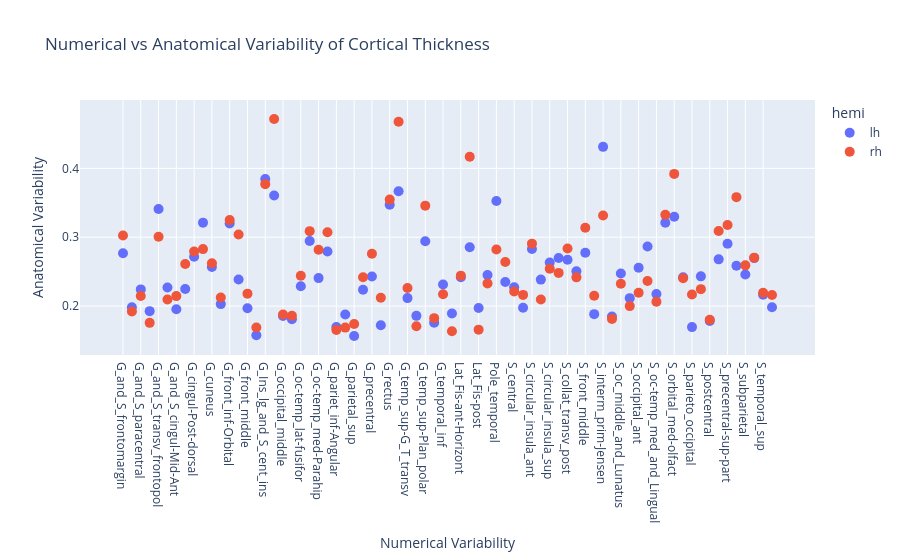

Write notebook code for a chart like this one.
### Code cell
# filter out the ROIs eTIV and MeanThickness
r_na = r_na[~r_na.ROI.isin(["eTIV", "MeanThickness", "BrainSegVolNotVent"])]

fig = px.scatter(
    r_na,
    x="ROI",
    y="r",
    color="hemi",
    title="Numerical vs Anatomical Variability of Cortical Thickness",
).update_traces(marker=dict(size=10)).update_layout(
    xaxis_title="Numerical Variability", yaxis_title="Anatomical Variability"
)
print_figure(fig, "thickness_r_na.png")

### Figure 1 — Plotly figure (JSON) as saved in the notebook; plotly's stock layout.template omitted (floating-point values rounded to 4 significant figures)
{"data": [{"hovertemplate": "hemi=lh<br>ROI=%{x}<br>r=%{y}<extra></extra>", "legendgroup": "lh", "marker": {"color": "#636efa", "size": 10, "symbol": "circle"}, "mode": "markers", "name": "lh", "orientation": "v", "showlegend": true, "type": "scatter", "x": ["G_and_S_frontomargin", "G_and_S_occipital_inf", "G_and_S_paracentral", "G_and_S_subcentral", "G_and_S_transv_frontopol", "G_and_S_cingul-Ant", "G_and_S_cingul-Mid-Ant", "G_and_S_cingul-Mid-Post", "G_cingul-Post-dorsal", "G_cingul-Post-ventral", "G_cuneus", "G_front_inf-Opercular", "G_front_inf-Orbital", "G_front_inf-Triangul", "G_front_middle", "G_front_sup", "G_Ins_lg_and_S_cent_ins", "G_insular_short", "G_occipital_middle", "G_occipital_sup", "G_oc-temp_lat-fusifor", "G_oc-temp_med-Lingual", "G_oc-temp_med-Parahip", "G_orbital", "G_pariet_inf-Angular", "G_pariet_inf-Supramar", "G_parietal_sup", "G_postcentral", "G_precentral", "G_precuneus", "G_rectus", "G_subcallosal", "G_temp_sup-G_T_transv", "G_temp_sup-Lateral", "G_temp_sup-Plan_polar", "G_temp_sup-Plan_tempo", "G_temporal_inf", "G_temporal_middle", "Lat_Fis-ant-Horizont", "Lat_Fis-ant-Vertical", "Lat_Fis-post", "Pole_occipital", "Pole_temporal", "S_calcarine", "S_central", "S_cingul-Marginalis", "S_circular_insula_ant", "S_circular_insula_inf", "S_circular_insula_sup", "S_collat_transv_ant", "S_collat_transv_post", "S_front_inf", "S_front_middle", "S_front_sup", "S_interm_prim-Jensen", "S_intrapariet_and_P_trans", "S_oc_middle_and_Lunatus", "S_oc_sup_and_transversal", "S_occipital_ant", "S_oc-temp_lat", "S_oc-temp_med_and_Lingual", "S_orbital_lateral", "S_orbital_med-olfact", "S_orbital-H_Shaped", "S_parieto_occipital", "S_pericallosal", "S_postcentral", "S_precentral-inf-part", "S_precentral-sup-part", "S_suborbital", "S_subparietal", "S_temporal_inf", "S_temporal_sup", "S_temporal_transverse"], "xaxis": "x", "y": [0.2766, 0.1983, 0.2242, 0.1926, 0.3411, 0.2269, 0.1955, 0.2248, 0.2717, 0.3212, 0.2568, 0.2028, 0.32, 0.2386, 0.1967, 0.1576, 0.3846, 0.3605, 0.1855, 0.181, 0.2287, 0.2946, 0.2406, 0.2792, 0.1697, 0.1877, 0.1565, 0.2236, 0.2428, 0.1722, 0.3471, 0.3667, 0.2115, 0.1858, 0.2941, 0.1759, 0.2312, 0.1891, 0.242, 0.2855, 0.1973, 0.2452, 0.3526, 0.235, 0.2272, 0.1976, 0.2829, 0.2385, 0.2633, 0.2699, 0.2674, 0.2504, 0.2775, 0.1883, 0.4313, 0.1848, 0.2472, 0.2115, 0.2556, 0.2865, 0.2174, 0.3211, 0.3298, 0.2419, 0.1694, 0.2432, 0.1785, 0.2678, 0.2906, 0.2586, 0.2459, 0.2697, 0.2166, 0.1982], "yaxis": "y"}, {"hovertemplate": "hemi=rh<br>ROI=%{x}<br>r=%{y}<extra></extra>", "legendgroup": "rh", "marker": {"color": "#EF553B", "size": 10, "symbol": "circle"}, "mode": "markers", "name": "rh", "orientation": "v", "showlegend": true, "type": "scatter", "x": ["G_and_S_frontomargin", "G_and_S_occipital_inf", "G_and_S_paracentral", "G_and_S_subcentral", "G_and_S_transv_frontopol", "G_and_S_cingul-Ant", "G_and_S_cingul-Mid-Ant", "G_and_S_cingul-Mid-Post", "G_cingul-Post-dorsal", "G_cingul-Post-ventral", "G_cuneus", "G_front_inf-Opercular", "G_front_inf-Orbital", "G_front_inf-Triangul", "G_front_middle", "G_front_sup", "G_Ins_lg_and_S_cent_ins", "G_insular_short", "G_occipital_middle", "G_occipital_sup", "G_oc-temp_lat-fusifor", "G_oc-temp_med-Lingual", "G_oc-temp_med-Parahip", "G_orbital", "G_pariet_inf-Angular", "G_pariet_inf-Supramar", "G_parietal_sup", "G_postcentral", "G_precentral", "G_precuneus", "G_rectus", "G_subcallosal", "G_temp_sup-G_T_transv", "G_temp_sup-Lateral", "G_temp_sup-Plan_polar", "G_temp_sup-Plan_tempo", "G_temporal_inf", "G_temporal_middle", "Lat_Fis-ant-Horizont", "Lat_Fis-ant-Vertical", "Lat_Fis-post", "Pole_occipital", "Pole_temporal", "S_calcarine", "S_central", "S_cingul-Marginalis", "S_circular_insula_ant", "S_circular_insula_inf", "S_circular_insula_sup", "S_collat_transv_ant", "S_collat_transv_post", "S_front_inf", "S_front_middle", "S_front_sup", "S_interm_prim-Jensen", "S_intrapariet_and_P_trans", "S_oc_middle_and_Lunatus", "S_oc_sup_and_transversal", "S_occipital_ant", "S_oc-temp_lat", "S_oc-temp_med_and_Lingual", "S_orbital_lateral", "S_orbital_med-olfact", "S_orbital-H_Shaped", "S_parieto_occipital", "S_pericallosal", "S_postcentral", "S_precentral-inf-part", "S_precentral-sup-part", "S_suborbital", "S_subparietal", "S_temporal_inf", "S_temporal_sup", "S_temporal_transverse"], "xaxis": "x", "y": [0.3024, 0.1922, 0.2145, 0.1756, 0.3006, 0.2094, 0.2145, 0.261, 0.2794, 0.2827, 0.2623, 0.2125, 0.3249, 0.3038, 0.218, 0.1689, 0.3771, 0.4717, 0.1878, 0.1858, 0.244, 0.3088, 0.2818, 0.3072, 0.1654, 0.1687, 0.174, 0.2418, 0.2759, 0.212, 0.3546, 0.4678, 0.2263, 0.1706, 0.3459, 0.1825, 0.217, 0.1635, 0.2442, 0.4168, 0.1658, 0.2329, 0.2822, 0.2639, 0.221, 0.2162, 0.2907, 0.2095, 0.2542, 0.2482, 0.2836, 0.2417, 0.3137, 0.2149, 0.3315, 0.1814, 0.2325, 0.1999, 0.2192, 0.2363, 0.2063, 0.3325, 0.392, 0.2404, 0.2168, 0.2246, 0.1801, 0.3092, 0.3177, 0.3582, 0.2592, 0.2703, 0.2195, 0.216], "yaxis": "y"}], "layout": {"legend": {"title": {"text": "hemi"}, "tracegroupgap": 0}, "title": {"text": "Numerical vs Anatomical Variability of Cortical Thickness"}, "xaxis": {"anchor": "y", "domain": [0, 1], "title": {"text": "Numerical Variability"}}, "yaxis": {"anchor": "x", "domain": [0, 1], "title": {"text": "Anatomical Variability"}}}}
